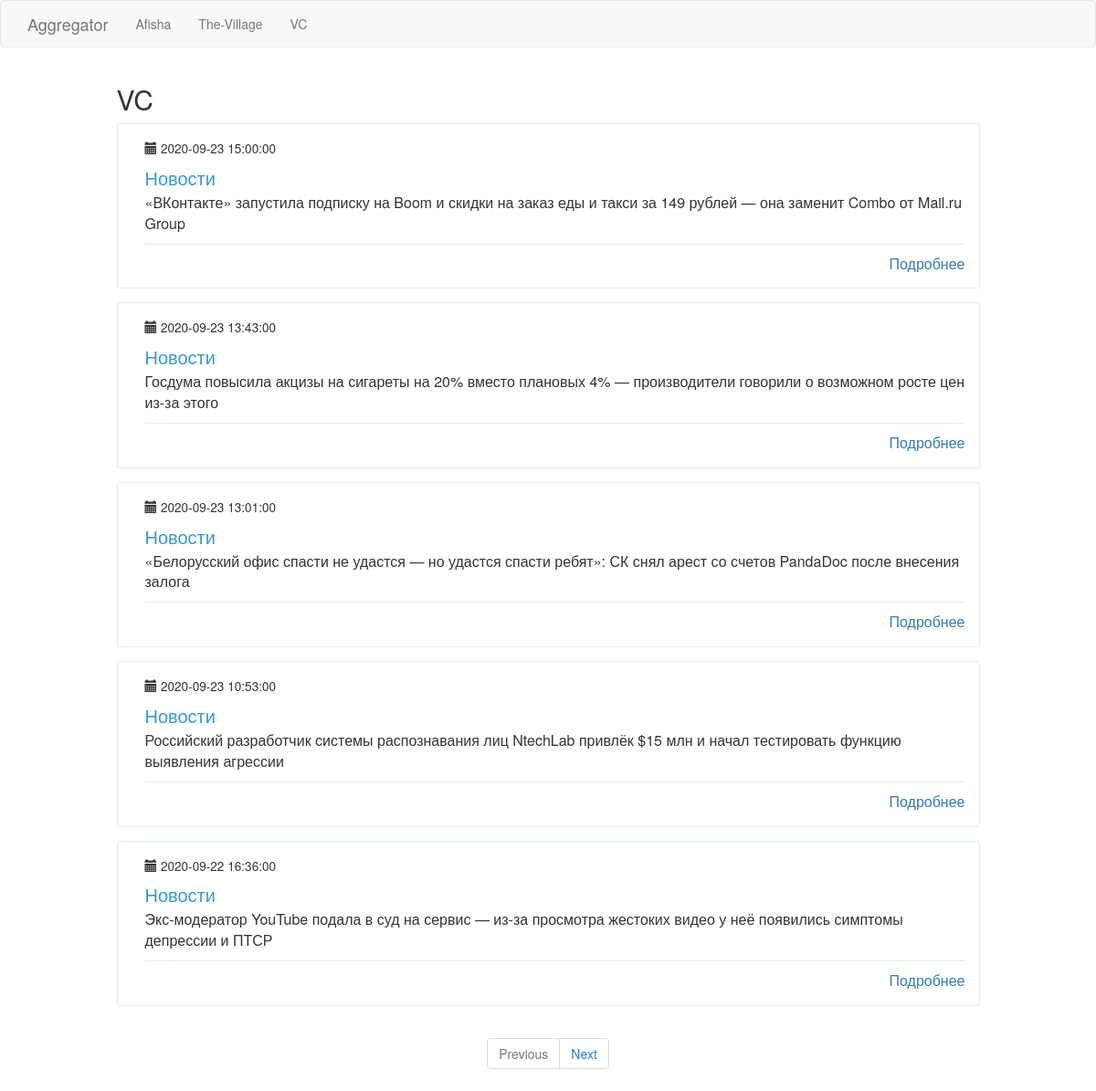
The page /vc on the database its author committed.
### app/models.py (models this page shows, shortened)
class PaginatedAPIMixin(object):
    @staticmethod
    def to_collection_dict(query, page, per_page, endpoint, **kwargs):
        resources = query.paginate(page, per_page, False)
        data = {
            'items': [item.to_dict() for item in resources.items],
            '_meta': {
                'page': page,
                'per_page': per_page,
                'total_pages': resources.pages,
                'total_items': resources.total
            },
            '_links': {
                'self': url_for(endpoint, page=page, per_page=per_page, **kwargs),
                'next': url_for(endpoint, page=page + 1, per_page=per_page, **kwargs) if resources.has_next else None,
                'prev': url_for(endpoint, page=page - 1, per_page=per_page, **kwargs) if resources.has_prev else None
            }
        }
        return data

class News(PaginatedAPIMixin, db.Model):
    id = db.Column(db.Integer, primary_key=True)
    header = db.Column(db.String(120), index=True, unique=True)
    link = db.Column(db.String(120), index=True, unique=True)
    timestamp = db.Column(db.DateTime, index=True, default=datetime.utcnow)
    user_id = db.Column(db.Integer, db.ForeignKey('resource.id'))

### app/main/routes.py (the view)
@bp.route('/vc', methods=['GET'])
@cache.cached(timeout=120, query_string=True)
def vc():
    page = request.args.get('page', 1, type=int)
    news = News.query.filter_by(user_id=3).order_by(News.timestamp.desc())\
        .paginate(page, current_app.config['POSTS_PER_PAGE'], False)
    next_url = url_for('main.vc', page=news.next_num) if news.has_next else None
    prev_url = url_for('main.vc', page=news.prev_num) if news.has_prev else None
    return render_template("news.html", news=news.items, title="VC", next_url=next_url, prev_url=prev_url)

### app/templates/news.html (shortened to what this page needs)
{% extends "base.html" %}
{% block content %}
    <div class="container">
      <div class="row">
         <div class="col-md-10 col-md-offset-1 header-h2">
             <h2>{{ title }}</h2>
         </div>
        {% for new in news %}
        <div class="col-md-10 col-md-offset-1">
          <div class="wp-block property list">
            <div class="wp-block-body">
              <div class="wp-block-content">
                <small>
                 <span class="glyphicon glyphicon-calendar" aria-hidden="true"></span> {{ new.timestamp  }}
                </small>
                <h4 class="content-title">Новости</h4>
                <p class="description">{{ new.header }}</p>
                <span class="pull-right">
                  <span class="capacity">
                     <a href="{{ new.link }}">Подробнее</a>
                  </span>
                </span>
              </div>
            </div>
          </div>
        </div>
      {% endfor %}
      </div>
    </div>
<nav class="text-center" aria-label="Page navigation example">
  <ul class="pagination">
    <li class="page-item {% if not prev_url %} disabled{% endif %}">
      <a class="page-link" href="{{ prev_url or '#' }}" tabindex="-1">Previous</a>
    </li>
    <li class="page-item{% if not next_url %} disabled{% endif %}">
      <a class="page-link" href="{{ next_url or '#' }}">Next</a>
    </li>
  </ul>
</nav>
{% endblock %}

### app/static/style.css (style rules this page uses)
.wp-block { margin: 0 0 15px 0; -webkit-transition: all .3s linear; transition: all .3s linear; position: relative; cursor: default; border-radius: 2px; }
.wp-block.property.list { border: 1px solid #e0eded; margin-bottom: 15px !important; }
.wp-block.property.list { padding: 15px 15px 0 15px; }
.wp-block.property.list { margin: 0; padding: 0; font-size: 16px; font-weight: 400; }
.wp-block .wp-block-body { padding: 15px; }
.wp-block.property.list .wp-block-content .content-title { font-size: 20px; color: #3498db; margin-bottom: 5px; }
.wp-block.property.list .wp-block-body .wp-block-content { width: 10%; display: table-cell; vertical-align: top; padding-left: 15px; }
.wp-block.property.list .wp-block-content .description { padding-bottom: 10px; border-bottom: 1px solid #e0eded; }

### rows shown on the page
News: timestamp "2020-09-23 15:00:00", header "«ВКонтакте» запустила подписку на Boom и скидки на заказ еды и такси за 149 рублей — она заменит Combo от Mail.ru Group"
News: timestamp "2020-09-23 13:43:00", header "Госдума повысила акцизы на сигареты на 20% вместо плановых 4% — производители говорили о возможном росте цен из-за этого"
News: timestamp "2020-09-23 13:01:00", header "«Белорусский офис спасти не удастся — но удастся спасти ребят»: СК снял арест со счетов PandaDoc после внесения залога"
News: timestamp "2020-09-23 10:53:00", header "Российский разработчик системы распознавания лиц NtechLab привлёк $15 млн и начал тестировать функцию выявления агрессии"
News: timestamp "2020-09-22 16:36:00", header "Экс-модератор YouTube подала в суд на сервис — из-за просмотра жестоких видео у неё появились симптомы депрессии и ПТСР"

### other values the page prints
{{ title }} "VC"
